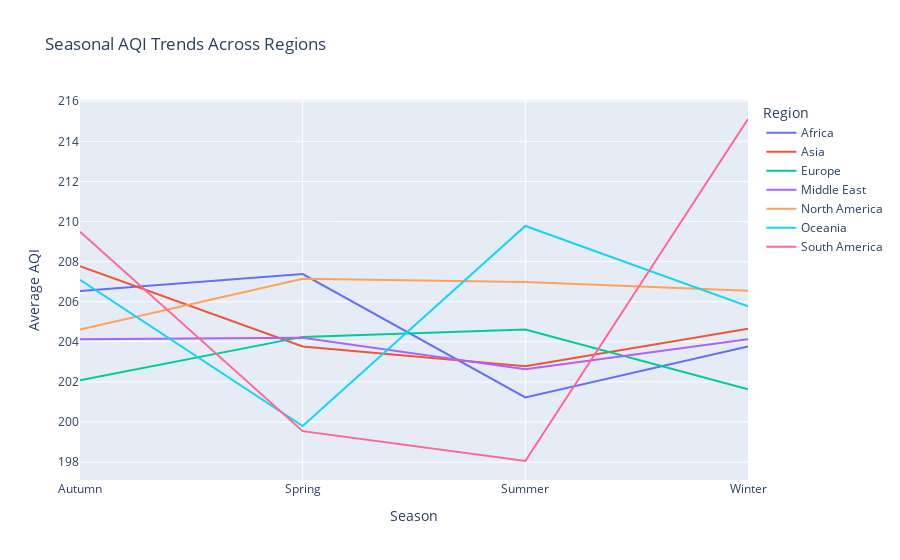

Notebook code cell kept with this figure:
### Markdown cell above
*Analysis steps:*

### Code cell
# Step 3: Calculate average AQI by season and region
seasonal_aqi = df.groupby(['Season', 'Region'])['US_AQI'].mean().reset_index()

# Step 4: Visualize AQI trends across seasons for different regions
fig_line = px.line(seasonal_aqi, 
                   x='Season', 
                   y='US_AQI', 
                   color='Region',
                   title='Seasonal AQI Trends Across Regions',
                   labels={'US_AQI': 'Average AQI', 'Season': 'Season'},
                   line_shape='linear')
fig_line.show()

### Figure 1 — Plotly figure (JSON) as saved in the notebook; plotly's stock layout.template omitted (floating-point values rounded to 4 significant figures)
{"data": [{"hovertemplate": "Region=Africa<br>Season=%{x}<br>Average AQI=%{y}<extra></extra>", "legendgroup": "Africa", "line": {"color": "#636efa", "dash": "solid", "shape": "linear"}, "marker": {"symbol": "circle"}, "mode": "lines", "name": "Africa", "orientation": "v", "showlegend": true, "type": "scatter", "x": ["Autumn", "Spring", "Summer", "Winter"], "xaxis": "x", "y": [206.5, 207.4, 201.2, 203.8], "yaxis": "y"}, {"hovertemplate": "Region=Asia<br>Season=%{x}<br>Average AQI=%{y}<extra></extra>", "legendgroup": "Asia", "line": {"color": "#EF553B", "dash": "solid", "shape": "linear"}, "marker": {"symbol": "circle"}, "mode": "lines", "name": "Asia", "orientation": "v", "showlegend": true, "type": "scatter", "x": ["Autumn", "Spring", "Summer", "Winter"], "xaxis": "x", "y": [207.8, 203.8, 202.8, 204.7], "yaxis": "y"}, {"hovertemplate": "Region=Europe<br>Season=%{x}<br>Average AQI=%{y}<extra></extra>", "legendgroup": "Europe", "line": {"color": "#00cc96", "dash": "solid", "shape": "linear"}, "marker": {"symbol": "circle"}, "mode": "lines", "name": "Europe", "orientation": "v", "showlegend": true, "type": "scatter", "x": ["Autumn", "Spring", "Summer", "Winter"], "xaxis": "x", "y": [202.1, 204.2, 204.6, 201.6], "yaxis": "y"}, {"hovertemplate": "Region=Middle East<br>Season=%{x}<br>Average AQI=%{y}<extra></extra>", "legendgroup": "Middle East", "line": {"color": "#ab63fa", "dash": "solid", "shape": "linear"}, "marker": {"symbol": "circle"}, "mode": "lines", "name": "Middle East", "orientation": "v", "showlegend": true, "type": "scatter", "x": ["Autumn", "Spring", "Summer", "Winter"], "xaxis": "x", "y": [204.1, 204.2, 202.6, 204.1], "yaxis": "y"}, {"hovertemplate": "Region=North America<br>Season=%{x}<br>Average AQI=%{y}<extra></extra>", "legendgroup": "North America", "line": {"color": "#FFA15A", "dash": "solid", "shape": "linear"}, "marker": {"symbol": "circle"}, "mode": "lines", "name": "North America", "orientation": "v", "showlegend": true, "type": "scatter", "x": ["Autumn", "Spring", "Summer", "Winter"], "xaxis": "x", "y": [204.6, 207.1, 207.0, 206.5], "yaxis": "y"}, {"hovertemplate": "Region=Oceania<br>Season=%{x}<br>Average AQI=%{y}<extra></extra>", "legendgroup": "Oceania", "line": {"color": "#19d3f3", "dash": "solid", "shape": "linear"}, "marker": {"symbol": "circle"}, "mode": "lines", "name": "Oceania", "orientation": "v", "showlegend": true, "type": "scatter", "x": ["Autumn", "Spring", "Summer", "Winter"], "xaxis": "x", "y": [207.1, 199.8, 209.8, 205.8], "yaxis": "y"}, {"hovertemplate": "Region=South America<br>Season=%{x}<br>Average AQI=%{y}<extra></extra>", "legendgroup": "South America", "line": {"color": "#FF6692", "dash": "solid", "shape": "linear"}, "marker": {"symbol": "circle"}, "mode": "lines", "name": "South America", "orientation": "v", "showlegend": true, "type": "scatter", "x": ["Autumn", "Spring", "Summer", "Winter"], "xaxis": "x", "y": [209.5, 199.5, 198.1, 215.1], "yaxis": "y"}], "layout": {"legend": {"title": {"text": "Region"}, "tracegroupgap": 0}, "title": {"text": "Seasonal AQI Trends Across Regions"}, "xaxis": {"anchor": "y", "domain": [0, 1], "title": {"text": "Season"}}, "yaxis": {"anchor": "x", "domain": [0, 1], "title": {"text": "Average AQI"}}}}
